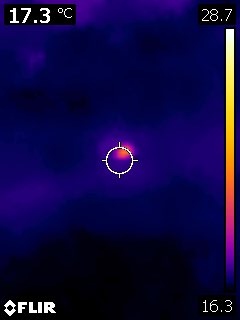
#> input picture FLIR0023.jpg, 240 x 320 px
$ python -i filters.py   (imports and definitions only)
#> lines starting #> are read from the running program, lines starting #| are printed output that depends on the picture
#> further down, picture is the input picture: shape (320, 240, 3); mean B, G, R 66.1, 7.9, 15.4
import cv2
import numpy as np
from . import image_operations as img_o
from logging_framework import logging_setup as log

# ------------------------------   V GLOBAL VARIABLES V   ------------------------------
SIMPLE_THRESHOLD_FILTER = 0
CV_OTZU_FILTER = 1
MANUAL_OTZU_FILTER = 2

MORPHOLOGY_ON = True
MORPHOLOGY_OFF = False

KERNEL_SIZE = 3
MIN = 0
MAX = 255
THRESHOLD_BINARY = 60

# ------------------------------   ^ GLOBAL VARIABLES ^   ------------------------------

# ------------------------------   V FUNCTIONS V   ------------------------------

def check_2D(img):
    # check if input image is in grayscale (2D)
    try:
        if img.shape[2]:
            # if there is 3rd dimension
            pass
    except IndexError:
        #log.warning('otsu_binary(img) input image should be in grayscale!')
        pass  # image doesn't have 3rd dimension - proceed

def manual_otsu_binary(img):
    check_2D(img)  #Otsu binarization function by calculating threshold
    blur = cv2.GaussianBlur(img, (KERNEL_SIZE, KERNEL_SIZE), 0)   #gausian blur
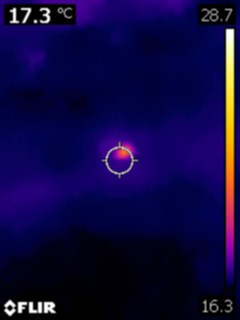
#> blur: shape (320, 240, 3); mean B, G, R 66.2, 8, 15.4

    # find normalized_histogram, and its cumulative distribution function
    hist = cv2.calcHist([blur], [0], None, [256], [0, 256])
#> hist = 256 values, max 2321 at index 65, min 0 at index 210, mean 300
    hist_norm = hist.ravel() / hist.max()
#> hist_norm = 256 values, max 1 at index 65, min 0 at index 210, mean 0.129
    Q = hist_norm.cumsum()
#> Q = 256 values from 0.333 to 33.09
    bins = np.arange(256)
    fn_min = np.inf
    thresh = -1

    for i in range(1, 255):
        p1, p2 = np.hsplit(hist_norm, [i])  # probabilities
        q1 = Q[i]
        q2 = Q[255] - q1  # cum sum of classes
        b1, b2 = np.hsplit(bins, [i])  # weights
        # finding means and variances
        m1 = np.sum(p1 * b1) / q1
        m2 = np.sum(p2 * b2) / q2
        v1, v2 = np.sum(((b1 - m1) ** 2) * p1) / q1, np.sum(((b2 - m2) ** 2) * p2) / q2
        # calculates the minimization function
        fn = v1 * q1 + v2 * q2
        if fn < fn_min:
            fn_min = fn
            thresh = i
#> this loop made 254 passes
#> (p1, q1, q2, m1, m2, v1, v2, fn) on passes 1 to 6: ([0.333], 0.629, 32.46, 0, 67.46, 0, 1451.7, 47123.2), ([0.333, 0.297], 0.983, 32.11, 0.302, 68.19, 0.178, 1427.5, 45830.3), ([0.333, 0.297, 0.354], 1.2, 31.89, 0.835, 68.64, 0.599, 1388.9, 44288.1), ([0.333, 0.297, 0.354, 0.219], 1.39, 31.7, 1.2, 69.02, 1.03, 1367.5, 43349.3), ([0.333, 0.297, 0.354, 0.219, 0.188], 1.66, 31.43, 1.46, 69.59, 1.57, 1354.2, 42565.4), ([0.333, 0.297, 0.354, 0.219, 0.188, 0.269], 2.25, 30.84, 1.67, 70.88, 2.44, 1345.6, 41502.4)
#> (q1, q2, m1, m2, v1, v2, fn, fn_min) on passes 9 to 14: (2.8, 30.29, 3.77, 71.95, 6.37, 1230.1, 37272.6, 37272.6), (2.93, 30.16, 3.97, 72.22, 7.09, 1219.8, 36805.5, 36805.5), (3.06, 30.03, 4.22, 72.49, 8.17, 1208.6, 36313.9, 36313.9), (3.2, 29.89, 4.5, 72.77, 9.53, 1197.5, 35827.2, 35827.2), (3.56, 29.53, 4.49, 73.62, 10.68, 1196.4, 35364, 35364), (4.49, 28.6, 4.62, 75.83, 14.11, 1194, 34212.8, 34212.8)
#> after the loop, fn_min = 18089.6; thresh = 54

    _, img_thresh1 = cv2.threshold(img, thresh, 255, cv2.THRESH_BINARY)
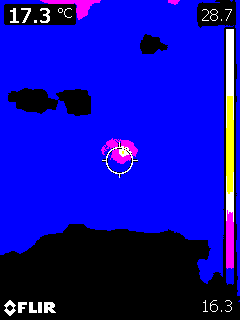
#> img_thresh1: shape (320, 240, 3); mean B, G, R 174.7, 8.1, 12.4
    return img_thresh1

# [87 lines left out: functions otsu_binary, morphology_filter, filter_img, filter_img2, filters_test_func, not called in this run]

# ------------------------------   ^ TEST FUNCTION ^   ------------------------------

# [2 lines not run here, left out]

>>> import cv2
>>> picture = cv2.imread('FLIR0023.jpg')
>>> result = manual_otsu_binary(picture)

$ run again, on FLIR0021.jpg
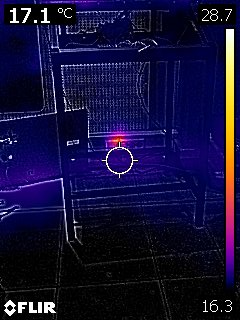
#> input picture FLIR0021.jpg, 240 x 320 px
#> picture is the input picture: shape (320, 240, 3); mean B, G, R 57.6, 16.1, 20.5
#> in manual_otsu_binary, `blur = cv2.GaussianBlur(img, (KERNEL_SIZE, KERNEL_SIZE), 0)`:
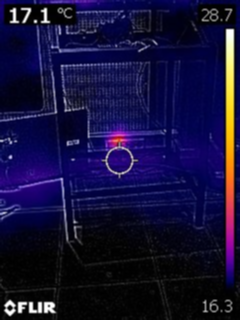
#> blur: shape (320, 240, 3); mean B, G, R 57.6, 16.1, 20.6
#> hist = 256 values, max 2794 at index 2, min 0 at index 214, mean 300
#> hist_norm = 256 values, max 1 at index 2, min 0 at index 214, mean 0.107
#> Q = 256 values from 0.127 to 27.49
#> the loop in manual_otsu_binary, `for i in range(1, 255):` made 254 passes
#> (p1, q1, q2, m1, m2, v1, v2, fn) on passes 1 to 4: ([0.127], 0.871, 26.62, 0, 59.48, 0, 1847.8, 49181.6), ([0.127, 0.744], 1.87, 25.62, 0.398, 61.78, 0.155, 1826.1, 46779), ([0.127, 0.744, 1], 2.73, 24.76, 1.01, 63.83, 0.409, 1749.7, 43323.3), ([0.127, 0.744, 1, 0.857], 3.42, 24.07, 1.55, 65.56, 0.738, 1671.6, 40235.1)
#> after the loop in manual_otsu_binary, `for i in range(1, 255):`: fn_min = 16948.4; thresh = 54
#> in manual_otsu_binary, `_, img_thresh1 = cv2.threshold(img, thresh, 255, cv2.THRESH_BINARY)`:
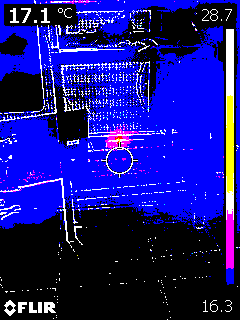
#> img_thresh1: shape (320, 240, 3); mean B, G, R 133.6, 19, 22.3

$ run again, on FLIR0025.jpg
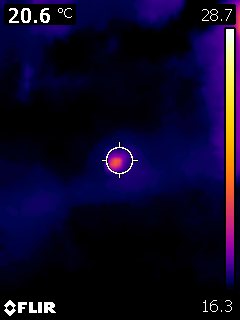
#> input picture FLIR0025.jpg, 240 x 320 px
#> picture is the input picture: shape (320, 240, 3); mean B, G, R 38.7, 7.7, 13.9
#> in manual_otsu_binary, `blur = cv2.GaussianBlur(img, (KERNEL_SIZE, KERNEL_SIZE), 0)`:
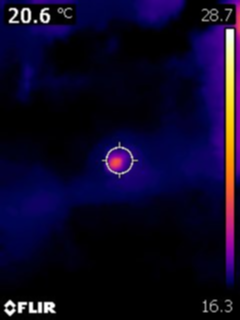
#> blur: shape (320, 240, 3); mean B, G, R 38.8, 7.7, 13.9
#> hist = 256 values, max 13669 at index 0, min 0 at index 213, mean 300
#> hist_norm = 256 values, max 1 at index 0, min 0 at index 213, mean 0.0219
#> Q = 256 values from 1 to 5.62
#> the loop in manual_otsu_binary, `for i in range(1, 255):` made 254 passes
#> (p1, q1, q2, m1, m2, v1, v2, fn) on passes 1 to 4: ([1], 1.13, 4.49, 0, 48.54, 0, 1886.7, 8468.8), ([1, 0.13], 1.28, 4.33, 0.101, 50.25, 0.0896, 1889.6, 8189.1), ([1, 0.13, 0.155], 1.37, 4.25, 0.321, 51.21, 0.437, 1844.5, 7833.3), ([1, 0.13, 0.155, 0.0872], 1.45, 4.17, 0.485, 52.06, 0.814, 1829.8, 7634.8)
#> after the loop in manual_otsu_binary, `for i in range(1, 255):`: fn_min = 3054.5; thresh = 53
#> in manual_otsu_binary, `_, img_thresh1 = cv2.threshold(img, thresh, 255, cv2.THRESH_BINARY)`:
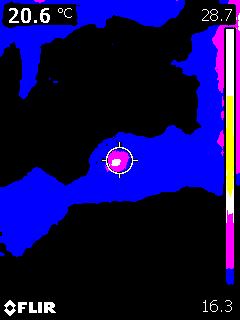
#> img_thresh1: shape (320, 240, 3); mean B, G, R 79.5, 8.4, 15.3
